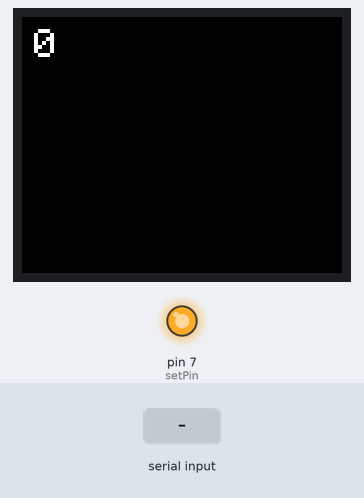
The program below on a simulated Arduino Uno, built with avr-gcc and run on an emulated ATmega328P. On the bench: 160×128 colour display, output pins drawn as LEDs (lit = HIGH). The test bench sets the inputs (shaded band). What the program prints to the serial monitor is not drawn.

Above: at 1.7 s.
1.8 s: "1" received over Serial
At 2.5 s:
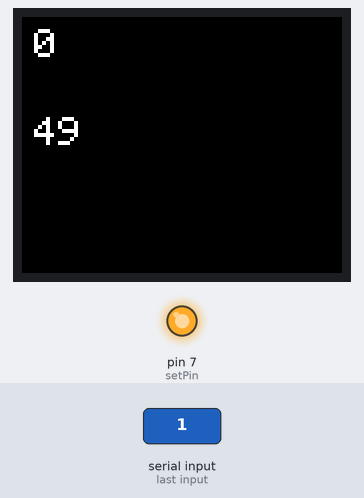
3.6 s: "1" received over the second serial link
At 5.7 s:
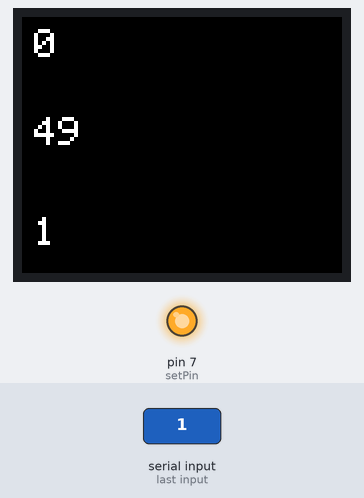
6.8 s: "0" received over Serial
8.8 s: "0" received over the second serial link
At 11.8 s:
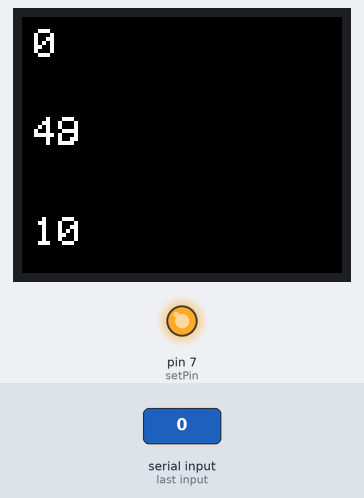
Timing chart, 0 to 13.0 s (numbered marks = the images above; inputs shaded):
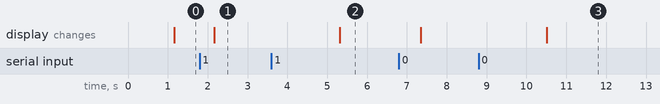

Measured:
- after the input at 1.8 s, the display: changes after 0.36 s (image 1)
- after the input at 3.6 s, the display: changes after 1.7 s (image 2)
- after the input at 8.8 s, the display: changes after 1.7 s (image 3)

The program:

main.cpp
```cpp
#include <Arduino.h>
#include <global.h>
#include <init.h>

String readBuffer;
String sendBuffer;
String displayedChannel;

int channelBuffer;

void setup()
{
  Serial.begin(9600);

  //microphone
  //InitMicrophone();

  //display
  InitDisplay();

  //funkTransmitter
  InitFunkTransmitter();

  //speakers
  InitSpeakers();

  Serial.println("done inits \n");
}

void PrintResults()
{
  Serial.print("RXD: \"");
  Serial.print(readBuffer);
  Serial.println("\"");
  //readbuffer = "";

  Serial.print("TXD: \"");
  Serial.print(sendBuffer);
  Serial.println("\"");
  //sendBuffer = "";

  Serial.print("Channel: ");
  Serial.println(channelBuffer);

  Serial.print("displayedChannel: ");
  Serial.println(displayedChannel);
}

void loop()
{
  //microphone
  //MainMicrophone();

  //since micro not working here serial read
  mainSerialRead();

  //display
  MainDisplay();

  //funkTransmitter
  MainFunkTransmitter();

  //speakers
  //MainSpeakers();

  //print results after each loop round
  PrintResults();

  Serial.println();
  delay(1000);
}
```

buttons.cpp
```cpp
//here will be the code to read the buttons. global variables will be set or clr
```

display.cpp
```cpp
//code for the monitor

#include <Arduino.h>
#include "TFT.h"
#include <SPI.h>
#include "global.h"

#define cs 10
#define dc 9
#define rst 8

TFT TFTscreen = TFT(cs, dc, rst);

//initial the display
void InitDisplay()
{
    TFTscreen.begin();
    TFTscreen.background(0, 0, 0);
    TFTscreen.setTextSize(2);

    // set display font color (255, 255, 255 is white)
    TFTscreen.stroke(255, 255, 255);

    //set text for display
    Serial.println("done init display");
}

//call this method to update the Channel displayed on the screen
void setChannel()
{
    char channel[sizeof(displayedChannel)];

    for (int i = 0; i < int(sizeof(displayedChannel)); i++)
    {
        channel[i] = displayedChannel[i];
    }
    TFTscreen.text(channel, 6, 6);

    Serial.print("channel: ");
    Serial.println(channel);
}

void printRXD()
{
    char rxd[sizeof(readBuffer)];

    for (int i = 0; i < int(sizeof(readBuffer)); i++)
    {
        rxd[i] = readBuffer[i];
    }

    TFTscreen.text(rxd, 6, 100);

    Serial.print("rxd: ");
    Serial.println(rxd);
}

void printTXD()
{
    char txd[sizeof(sendBuffer)];

    for (int i = 0; i < int(sizeof(sendBuffer)); i++)
    {
        txd[i] = sendBuffer[i];
    }

    TFTscreen.text(txd, 6, 50);

    Serial.print("txd: ");
    Serial.println(txd);
}
//Main method. called every loop round. manages the display
void MainDisplay()
{
    //call methods which have to be updated every time
    //call setChannel everytime to update displayed frequency
    setChannel();

    //to print the read stuff on the display
    printRXD();

    //to print te send stuff on the display
    printTXD();

    Serial.println("main display");
}
```

funkTransmitter.cpp
```cpp
//here will be the code for the funk module

#include <Arduino.h>
#include <SoftwareSerial.h>
#include <global.h>
#include "ezButton.h"

#define higherButtonPin 5
#define lowerButtonPin 6
#define setPin 7

SoftwareSerial HC12(A1, A0); //HC-12 TX-PIN, HC-12 RX-PIN

ezButton higherButton(higherButtonPin);
ezButton lowerButton(lowerButtonPin);

void InitFunkTransmitter()
{
    HC12.begin(9600);

    sendBuffer = "";
    readBuffer = "";

    higherButton.setDebounceTime(50);
    lowerButton.setDebounceTime(50);

    pinMode(setPin, OUTPUT);
    digitalWrite(setPin, HIGH);

    Serial.println("done init funktransmitter");
}

//TODO sendign is an Array if I'm right
void TXD()
{
    int i;

    for (i = 0; i < sizeof(sendBuffer); ++i) //TODO not sure if it does what it has to do
    {
        HC12.write(byte(sendBuffer[i])); // Send that data to HC-12
    }

    sendBuffer = "";
}

//TODO return should be a array if I'm right. create an array in global.h and use that one to store the read dataset.
void RXD()
{
    int i = 0;

    while (HC12.available())
    {
        readBuffer += char(HC12.read()); //gets the data and stores it in buffer
        ++i;
    }
}

void sendATCommand(String channel)
{
    HC12.print(channel);
    delay(100);

    digitalWrite(setPin, LOW);
    delay(100);

    HC12.print(channel);
    delay(200);

    digitalWrite(setPin, HIGH);
    delay(200);
}

void higherChannel()
{
    if (channelBuffer != 100)
        channelBuffer++;

    if (channelBuffer < 10)
        sendATCommand("AT+C00" + channelBuffer);

    else if (channelBuffer < 100)
        sendATCommand("AT+C0" + channelBuffer);

    else
        sendATCommand("AT+C" + channelBuffer);
}

void lowerChannel()
{
    if (channelBuffer != 0)
        channelBuffer--;

    if (channelBuffer < 10)
        sendATCommand("AT+C00" + channelBuffer);

    else if (channelBuffer < 100)
        sendATCommand("AT+C0" + channelBuffer);

    else
        sendATCommand("AT+C" + channelBuffer);
}

void changeChannel()
{
    if (lowerButton.isPressed())
        lowerChannel();
    else if (higherButton.isPressed())
        higherChannel();

    displayedChannel = channelBuffer;
}

//main Function for Funk Transmitter. get called every loop round. sends data over and recieves data.
void MainFunkTransmitter()
{
    //call first TXD and send datas. then read datas
    changeChannel();
    TXD();
    RXD();

    //Serial.println("main Funktransmitter");
}
```

global.h
```cpp
#ifndef GLOBAL_H
#define GLOBAL_H

extern String readBuffer;
extern String sendBuffer;
extern int channelBuffer;

extern String displayedChannel;

#endif
```

init.h
```cpp
#ifndef INIT_H
#define INIT_H

extern void InitFunkTransmitter();
extern void InitDisplay();
extern void InitMicrophone();
extern void InitSpeakers();

extern void MainFunkTransmitter();
extern void MainDisplay();
extern void MainMicrophone();
extern void MainSpeakers();
extern void mainSerialRead();

#endif
```

microphone.cpp
```cpp
#include <Arduino.h>
#include "ezButton.h"

#define RA_Pin 3

ezButton button(4);
bool RA = true;

void setRA(bool RA);
void readOut();

/****************************************
  Example Sound Level Sketch for the
  Adafruit Microphone Amplifier
****************************************/

const int sampleWindow = 50; // Sample window width in mS (50 mS = 20Hz)
unsigned int sample;

void InitMicrophone()
{
  button.setDebounceTime(50);

  Serial.println("done init microphone");
}

void readOut()
{

  unsigned long startMillis = millis(); // Start of sample window
  unsigned int peakToPeak = 0;          // peak-to-peak level

  unsigned int signalMax = 0;
  unsigned int signalMin = 1024;

  // collect data for 50 mS
  while (millis() - startMillis < sampleWindow)
  {
    sample = analogRead(0);
    if (sample < 1024) // toss out spurious readings
    {
      if (sample > signalMax)
      {
        signalMax = sample; // save just the max levels
      }
      else if (sample < signalMin)
      {
        signalMin = sample; // save just the min levels
      }
    }
  }
  peakToPeak = signalMax - signalMin;       // max - min = peak-peak amplitude
  double volts = (peakToPeak * 5.0) / 1024; // convert to volts
  Serial.print("out: ");
  Serial.println(volts);
}

void setRA(bool RA)
{
  Serial.print("RA Level: ");

  if (RA)
  {
    digitalWrite(RA_Pin, LOW);
    Serial.println(0);
  }
  else
  {
    digitalWrite(RA_Pin, HIGH);
    Serial.println(1);
  }
}

void MainMicrophone()
{
  if (button.isPressed())
  {
    RA = !RA;
  }

  readOut();
  setRA(RA);
  delay(1000);

  Serial.println("main microphone");
}
```

serialRead.cpp
```cpp
#include <Arduino.h>
#include <global.h>

void mainSerialRead()
{
    while (Serial.available())
    {
        sendBuffer += String(Serial.read());
        sendBuffer += ' ';
        Serial.print("sendBuffer in loop: \" \n");
        Serial.println(sendBuffer);
        Serial.println("\"");
    }
}
```

speakers.cpp
```cpp
//here will be the code for the speakers
#include <Arduino.h>

#define SpeakerPin 9

void InitSpeakers()
{
    pinMode(SpeakerPin, OUTPUT);

    Serial.println("done init Speakers");
}

void MainSpeakers()
{
    int delayTime = 300;

    tone(SpeakerPin, 33, 500);
    delay(delayTime);

    tone(SpeakerPin, 37, 500);
    delay(delayTime);

    tone(SpeakerPin, 41, 500);
    delay(delayTime);

    tone(SpeakerPin, 49, 500);
    delay(delayTime);

    tone(SpeakerPin, 55, 500);
    delay(delayTime);

    tone(SpeakerPin, 62, 500);
    delay(delayTime);

    //Serial.println("main speakers");
}
```
